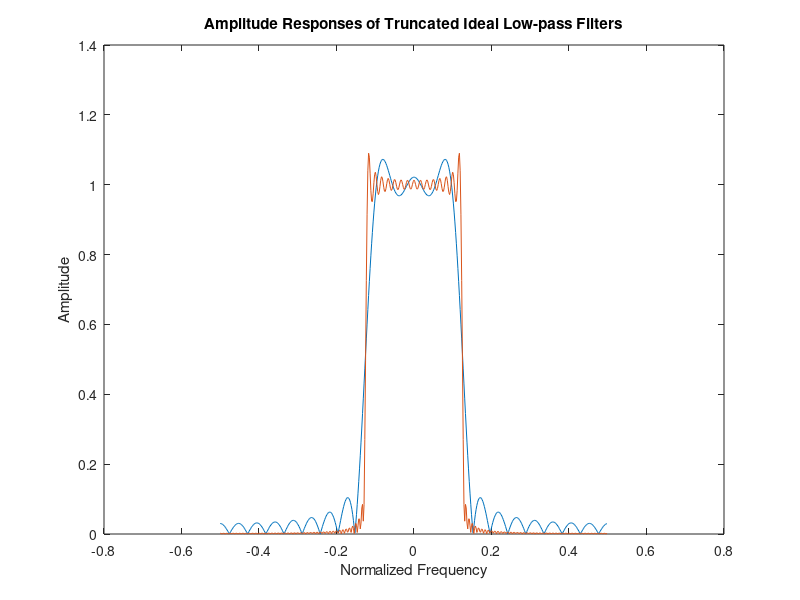

Reproduce this figure in MATLAB. (Note: this script raises an error after producing the figure.)
% Parameters
Omega_c = pi/4; % Cut-off frequency

% Filter orders
N_values = [21, 121];

% Initialize figure
figure;

% Loop over filter orders
for i = 1:length(N_values)
    N = N_values(i); % Current filter order
    K = (N-1)/2; % Half of filter order

    % Calculate Fourier coefficients of ideal low-pass filter
    hI = Omega_c/pi * sinc((-K:K)*Omega_c/pi);

    % Calculate frequency response
    H = fft(hI, 512); % 512-point FFT
    H = fftshift(H); % Shift zero frequency to center
    H = abs(H); % Amplitude response

    % Frequency vector for plotting
    f = (-256:255)/512; % Normalized frequency

    % Plot amplitude response
    plot(f, H);
    hold on;
end

% Add title, labels, and legend
title('Amplitude Responses of Truncated Ideal Low-pass Filters');
xlabel('Normalized Frequency');
ylabel('Amplitude');A
legend('N=21', 'N=121');
grid on;
